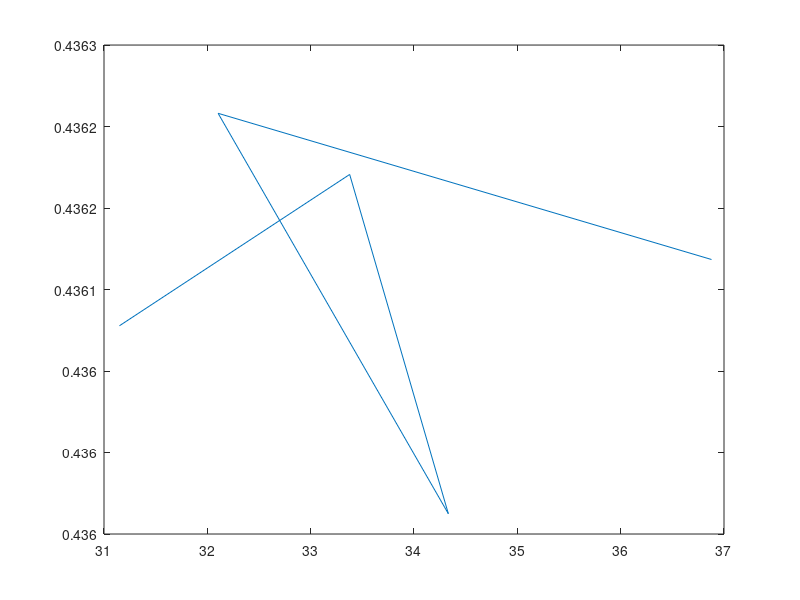
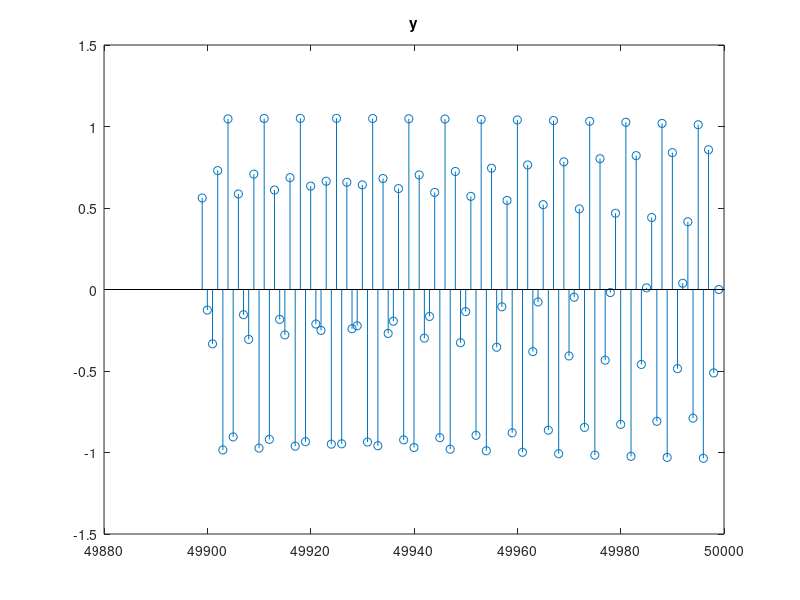
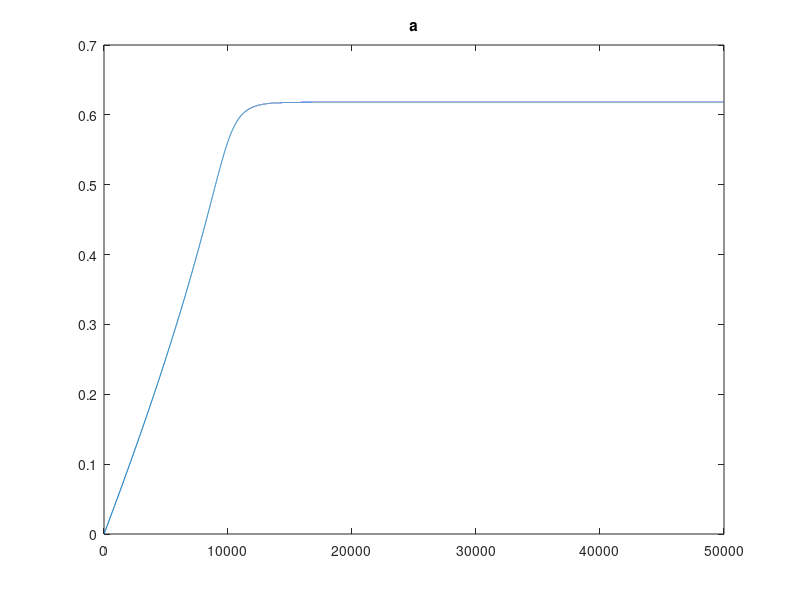

Write MATLAB code to recreate these figures, in order.
f_signal = 0.5*pi;
f_noise = 0.3;

N = 50000;
n = (0:N-1)';
s = cos(2*pi*f_signal*n);
w = 1000*cos(2*pi*f_noise*n);

x = s+w;

y = zeros(N,1);
a = zeros(N, 1);

r = 0.95;
mu = 0.0000000002;

for k=10:N-1
    y(k) = x(k) + a(k)*x(k-1) + x(k-2) - r*a(k)*y(k-1)-r*r*y(k-2);
    a(k+1) = a(k)- mu*y(k)*x(k-1);
    
    if abs(a(k+1)) >= 2
        a(k+1) = 0;
    end 
end

a_converged = a(N); % The value of a we should use since algorithm converges
b = [1 a_converged 1];
a_coeff = [1 r*a_converged r*r];
[h,w] = freqz(b, a_coeff, 'whole', 2001);
figure(1)
h=fftshift(h);
w=w-pi;
plot(w/pi, 20*log10(abs(h)))

figure(2)
stem(n(N-100:N), y(N-100:N))
title('y')
figure(3)
plot(n, a)
title('a')